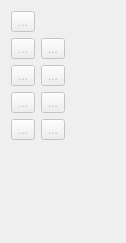
      <widget class="QWidget" name="page_3">
       <property name="geometry">
        <rect>
         <x>0</x>
         <y>0</y>
         <width>126</width>
         <height>243</height>
        </rect>
       </property>
       <property name="sizePolicy">
        <sizepolicy hsizetype="Expanding" vsizetype="Maximum">
         <horstretch>0</horstretch>
         <verstretch>0</verstretch>
        </sizepolicy>
       </property>
       <property name="toolTip">
        <string>Tools for creating curves.</string>
       </property>
       <attribute name="icon">
        <iconset resource="../../libs/vmisc/share/resources/icon.qrc">
         <normaloff>:/icon/16x16/toolsectioncurve.png</normaloff>:/icon/16x16/toolsectioncurve.png</iconset>
       </attribute>
       <attribute name="label">
        <string>Curve</string>
       </attribute>
       <attribute name="toolTip">
        <string>Curve</string>
       </attribute>
       <layout class="QFormLayout" name="formLayout_3">
        <item row="1" column="1">
         <widget class="QToolButton" name="toolButtonSplineCutPoint">
          <property name="enabled">
           <bool>false</bool>
          </property>
          <property name="toolTip">
           <string>Segmenting a simple curve</string>
          </property>
          <property name="text">
           <string notr="true">...</string>
          </property>
          <property name="icon">
           <iconset resource="share/resources/toolicon.qrc">
            <normaloff>:/toolicon/32x32/spline_cut_point.png</normaloff>:/toolicon/32x32/spline_cut_point.png</iconset>
          </property>
          <property name="iconSize">
           <size>
            <width>32</width>
            <height>32</height>
           </size>
          </property>
          <property name="checkable">
           <bool>true</bool>
          </property>
         </widget>
        </item>
        <item row="3" column="0">
         <widget class="QToolButton" name="toolButtonCubicBezier">
          <property name="enabled">
           <bool>false</bool>
          </property>
          <property name="toolTip">
           <string>Curve tool which uses point as control handle</string>
          </property>
          <property name="text">
           <string notr="true">...</string>
          </property>
          <property name="icon">
           <iconset resource="share/resources/toolicon.qrc">
            <normaloff>:/toolicon/32x32/cubic_bezier.png</normaloff>:/toolicon/32x32/cubic_bezier.png</iconset>
          </property>
          <property name="iconSize">
           <size>
            <width>32</width>
            <height>32</height>
           </size>
          </property>
          <property name="checkable">
           <bool>true</bool>
          </property>
         </widget>
        </item>
        <item row="3" column="1">
         <widget class="QToolButton" name="toolButtonSplinePath">
          <property name="enabled">
           <bool>false</bool>
          </property>
          <property name="toolTip">
           <string>Curved path</string>
          </property>
          <property name="text">
           <string notr="true">...</string>
          </property>
          <property name="icon">
           <iconset resource="share/resources/toolicon.qrc">
            <normaloff>:/toolicon/32x32/splinePath.png</normaloff>:/toolicon/32x32/splinePath.png</iconset>
          </property>
          <property name="iconSize">
           <size>
            <width>32</width>
            <height>32</height>
           </size>
          </property>
          <property name="checkable">
           <bool>true</bool>
          </property>
         </widget>
        </item>
        <item row="4" column="0">
         <widget class="QToolButton" name="toolButtonSplinePathCutPoint">
          <property name="enabled">
           <bool>false</bool>
          </property>
          <property name="toolTip">
           <string>Segment a curved path</string>
          </property>
          <property name="text">
           <string notr="true">...</string>
          </property>
          <property name="icon">
           <iconset resource="share/resources/toolicon.qrc">
            <normaloff>:/toolicon/32x32/splinePath_cut_point.png</normaloff>:/toolicon/32x32/splinePath_cut_point.png</iconset>
          </property>
          <property name="iconSize">
           <size>
            <width>32</width>
            <height>32</height>
           </size>
          </property>
          <property name="checkable">
           <bool>true</bool>
          </property>
         </widget>
        </item>
        <item row="4" column="1">
         <widget class="QToolButton" name="toolButtonCubicBezierPath">
          <property name="enabled">
           <bool>false</bool>
          </property>
          <property name="toolTip">
           <string>Curved path tool which uses point as control handle</string>
          </property>
          <property name="text">
           <string notr="true">...</string>
          </property>
          <property name="icon">
           <iconset resource="share/resources/toolicon.qrc">
            <normaloff>:/toolicon/32x32/cubic_bezier_path.png</normaloff>:/toolicon/32x32/cubic_bezier_path.png</iconset>
          </property>
          <property name="iconSize">
           <size>
            <width>32</width>
            <height>32</height>
           </size>
          </property>
          <property name="checkable">
           <bool>true</bool>
          </property>
         </widget>
        </item>
        <item row="5" column="0">
         <widget class="QToolButton" name="toolButtonIntersectionCurves">
          <property name="enabled">
           <bool>false</bool>
          </property>
          <property name="toolTip">
           <string>Point intersection curves</string>
          </property>
          <property name="text">
           <string notr="true">...</string>
          </property>
          <property name="icon">
           <iconset resource="share/resources/toolicon.qrc">
            <normaloff>:/toolicon/32x32/intersection_curves.png</normaloff>:/toolicon/32x32/intersection_curves.png</iconset>
          </property>
          <property name="iconSize">
           <size>
            <width>32</width>
            <height>32</height>
           </size>
          </property>
          <property name="checkable">
           <bool>true</bool>
          </property>
         </widget>
        </item>
        <item row="5" column="1">
         <widget class="QToolButton" name="toolButtonCurveIntersectAxis">
          <property name="enabled">
           <bool>false</bool>
          </property>
          <property name="toolTip">
           <string>Point intersect curve and axis</string>
          </property>
          <property name="text">
           <string notr="true">...</string>
          </property>
          <property name="icon">
           <iconset resource="share/resources/toolicon.qrc">
            <normaloff>:/toolicon/32x32/curve_intersect_axis.png</normaloff>:/toolicon/32x32/curve_intersect_axis.png</iconset>
          </property>
          <property name="iconSize">
           <size>
            <width>32</width>
            <height>32</height>
           </size>
          </property>
          <property name="checkable">
           <bool>true</bool>
          </property>
         </widget>
        </item>
        <item row="0" column="0">
         <widget class="QToolButton" name="toolButtonPointerCurve">
          <property name="enabled">
           <bool>false</bool>
          </property>
          <property name="toolTip">
           <string>Tool pointer</string>
          </property>
          <property name="text">
           <string notr="true">...</string>
          </property>
          <property name="icon">
           <iconset resource="../../libs/vmisc/share/resources/icon.qrc">
            <normaloff>:/icon/32x32/arrow_cursor.png</normaloff>:/icon/32x32/arrow_cursor.png</iconset>
          </property>
          <property name="iconSize">
           <size>
            <width>32</width>
            <height>32</height>
           </size>
          </property>
          <property name="checkable">
           <bool>true</bool>
          </property>
         </widget>
        </item>
        <item row="1" column="0">
         <widget class="QToolButton" name="toolButtonSpline">
          <property name="enabled">
           <bool>false</bool>
          </property>
          <property name="toolTip">
           <string>Simple curve</string>
          </property>
          <property name="text">
           <string notr="true">...</string>
          </property>
          <property name="icon">
           <iconset resource="share/resources/toolicon.qrc">
            <normaloff>:/toolicon/32x32/spline.png</normaloff>:/toolicon/32x32/spline.png</iconset>
          </property>
          <property name="iconSize">
           <size>
            <width>32</width>
            <height>32</height>
           </size>
          </property>
          <property name="checkable">
           <bool>true</bool>
          </property>
         </widget>
        </item>
       </layout>
      </widget>
